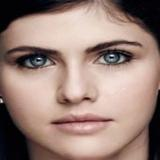
#> input picture dataset/Александра/Alexandra Daddario_1.jpg, 160 x 160 px
$ python stable_face_recognition.py
#> lines starting #> are read from the running program, lines starting #| are printed output that depends on the picture
import cv2
import os
import pickle
import numpy as np
from datetime import datetime
import pyttsx3
import threading

class StableFaceRecognition:
    def __init__(self, dataset_path='dataset'):
        self.dataset_path = dataset_path
        self.known_faces = []  # Список словарей с данными о лицах
        self.encodings_file = 'stable_encodings.pkl'

        # Инициализация голосового движка
        try:
            self.tts_engine = pyttsx3.init()
            self.tts_engine.setProperty('rate', 150)
            self.tts_engine.setProperty('volume', 0.9)
            self.voice_enabled = True
            print("Голосовой движок инициализирован")
        except Exception as e:
            print(f"Ошибка инициализации голоса: {e}")
            self.voice_enabled = False

        # Инициализация детектора лиц OpenCV
        self.face_cascade = cv2.CascadeClassifier(cv2.data.haarcascades + 'haarcascade_frontalface_default.xml')

        # Журнал доступа
        self.access_log_file = 'access_log.csv'
        self.init_access_log()

    def init_access_log(self):
        """Инициализация файла журнала доступа"""
        if not os.path.exists(self.access_log_file):
            with open(self.access_log_file, 'w', encoding='utf-8') as f:
                f.write('Дата,Время,Имя,Статус,Уверенность\n')

    def log_access(self, name, status, confidence):
        """Записывает событие в журнал доступа"""
        now = datetime.now()
        date_str = now.strftime('%Y-%m-%d')
        time_str = now.strftime('%H:%M:%S')

        with open(self.access_log_file, 'a', encoding='utf-8') as f:
            f.write(f'{date_str},{time_str},{name},{status},{confidence:.1f}%\n')

    def speak_sync(self, text):
        """Озвучивает текст синхронно (ждет завершения)"""
        if not self.voice_enabled:
            print(f"Озвучка отключена: {text}")
            return

        try:
            print(f"Озвучиваю: {text}")

            engine = pyttsx3.init()
            engine.setProperty('rate', 150)
            engine.setProperty('volume', 0.9)

            import platform
            if platform.system() == 'Darwin':  # macOS
                import subprocess
                try:
                    subprocess.run(['say', '-r', '180', text], check=True)
                    print("Озвучка завершена (системный TTS)")
                    return
                except Exception as e:
                    print(f"Ошибка системного TTS: {e}, пробую pyttsx3")

            voices = engine.getProperty('voices')
            if voices:
                engine.setProperty('voice', voices[0].id)
                print(f"Использую голос: {voices[0].name}")

            engine.say(text)
            engine.runAndWait()
            engine.stop()

            print("Озвучка завершена")
        except Exception as e:
            print(f"Ошибка озвучки: {e}")
            try:
                print("Пробую английскую версию...")
                english_text = text.replace("Здравствуйте", "Hello").replace("Ошибка", "Error").replace("Доступ", "Access")
                if platform.system() == 'Darwin':
                    import subprocess
                    subprocess.run(['say', english_text], check=True)
                else:
                    engine = pyttsx3.init()
                    engine.say(english_text)
                    engine.runAndWait()
                    engine.stop()
                print("Английская озвучка завершена")
            except Exception as e2:
                print(f"Ошибка английской озвучки: {e2}")

    def speak(self, text):
        """Озвучивает текст в отдельном потоке"""
        if not self.voice_enabled:
            print(f"Озвучка отключена: {text}")
            return

        def speak_thread():
            try:
                print(f"Озвучиваю: {text}")

                # Создаем новый экземпляр движка для каждой озвучки
                engine = pyttsx3.init()
                engine.setProperty('rate', 150)
                engine.setProperty('volume', 0.9)

                # На macOS пробуем использовать системный TTS через say
                import platform
                if platform.system() == 'Darwin':  # macOS
                    import subprocess
                    try:
                        # Используем системную команду say для macOS
                        subprocess.run(['say', '-r', '180', text], check=True)
                        print("Озвучка завершена (системный TTS)")
                        return
                    except Exception as e:
                        print(f"Ошибка системного TTS: {e}, пробую pyttsx3")

                # Если системный TTS не сработал или не macOS, используем pyttsx3
                voices = engine.getProperty('voices')
                if voices:
                    # Выбираем первый доступный голос
                    engine.setProperty('voice', voices[0].id)
                    print(f"Использую голос: {voices[0].name}")

                engine.say(text)
                engine.runAndWait()
                engine.stop()

                print("Озвучка завершена")
            except Exception as e:
                print(f"Ошибка озвучки: {e}")

        thread = threading.Thread(target=speak_thread)
        thread.daemon = True
        thread.start()

        # Небольшая задержка для синхронизации
        import time
        time.sleep(0.1)

    def extract_face_features(self, face_roi):
        """Извлекает признаки лица для сравнения"""
        # Нормализуем размер
        face_roi = cv2.resize(face_roi, (100, 100))

        # Применяем гауссово размытие для сглаживания
        face_roi = cv2.GaussianBlur(face_roi, (5, 5), 0)

        # Вычисляем гистограмму
        hist = cv2.calcHist([face_roi], [0], None, [256], [0, 256])

        # Нормализуем гистограмму
        cv2.normalize(hist, hist)

        return hist.flatten()

    def load_faces_from_dataset(self):
        """Загружает лица из датасета"""
        print("Обновление: Загрузка лиц из датасета...")

        if not os.path.exists(self.dataset_path):
            print(f"Ошибка: Папка {self.dataset_path} не найдена!")
            return False

        self.known_faces = []

        for person_name in os.listdir(self.dataset_path):
            person_path = os.path.join(self.dataset_path, person_name)

            if not os.path.isdir(person_path):
                continue

            print(f"Обработка: Обрабатываю фотографии {person_name}...")
            person_faces = []

            for image_file in os.listdir(person_path):
                if image_file.lower().endswith(('.jpg', '.jpeg', '.png')):
                    image_path = os.path.join(person_path, image_file)

                    try:
                        img = cv2.imread(image_path)
#> img is the input picture: shape (160, 160, 3); mean B, G, R 120.5, 129.5, 154.2
                        if img is None:
                            print(f"  Ошибка: {image_file} - не удалось загрузить")
                            continue

                        gray = cv2.cvtColor(img, cv2.COLOR_BGR2GRAY)
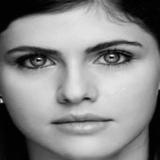
#> gray: shape (160, 160); min 0, max 238, mean 135.8
                        faces = self.face_cascade.detectMultiScale(gray, 1.1, 5, minSize=(50, 50))
#> faces = [[9, 10, 134, 134]]

                        if len(faces) > 0:
                            # Берем самое большое лицо
                            x, y, w, h = max(faces, key=lambda face: face[2] * face[3])
#> x = 9; y = 10; w = 134; h = 134
                            face_roi = gray[y:y+h, x:x+w]
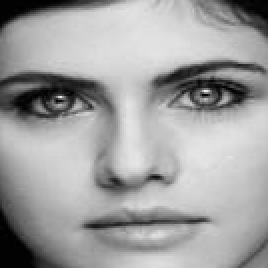
#> face_roi: shape (134, 134) (shown 2 times larger); min 0, max 238, mean 160.1

                            # Извлекаем признаки
                            features = self.extract_face_features(face_roi)
#> in extract_face_features, `face_roi = cv2.resize(face_roi, (100, 100))`:
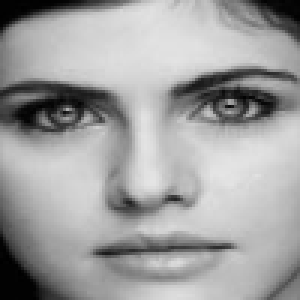
#> face_roi: shape (100, 100) (shown 3 times larger); min 0, max 229, mean 159.9
#> in extract_face_features, `face_roi = cv2.GaussianBlur(face_roi, (5, 5), 0)`:
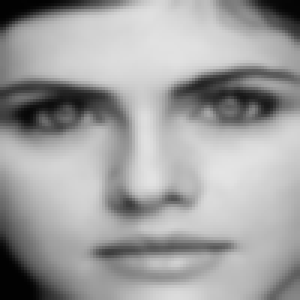
#> face_roi: shape (100, 100) (shown 3 times larger); min 2, max 228, mean 160
#> in extract_face_features, `hist = cv2.calcHist([face_roi], [0], None, [256], [0, 256])`: hist = 256 values, max 160 at index 211, min 0 at index 0, mean 39.06
#> features = 256 values, max 0.185 at index 211, min 0 at index 0, mean 0.0451
#> the answer given: 1
#> the answer given: dataset/Александра/Alexandra Daddario_4.jpg

                            person_faces.append({
                                'features': features,
                                'image_file': image_file
                            })

                            print(f"  Успешно: {image_file}")
                        else:
                            print(f"  Ошибка: {image_file} - лицо не найдено")

                    except Exception as e:
                        print(f"  ⚠️ {image_file} - ошибка: {e}")

            if person_faces:
                self.known_faces.append({
                    'name': person_name,
                    'faces': person_faces
                })
                print(f"Пользователь: {person_name}: {len(person_faces)} лиц добавлено")

        total_faces = sum(len(person['faces']) for person in self.known_faces)
        print(f"Готово: Загружено {total_faces} лиц для {len(self.known_faces)} человек")
        return len(self.known_faces) > 0

    def save_encodings(self):
        """Сохраняет данные о лицах в файл"""
        with open(self.encodings_file, 'wb') as f:
            pickle.dump(self.known_faces, f)
        print(f"Сохранение: Данные сохранены в {self.encodings_file}")

    def load_encodings(self):
        """Загружает данные о лицах из файла"""
        if os.path.exists(self.encodings_file):
            with open(self.encodings_file, 'rb') as f:
                self.known_faces = pickle.load(f)

            total_faces = sum(len(person['faces']) for person in self.known_faces)
            print(f"Загрузка: Загружено {total_faces} лиц для {len(self.known_faces)} человек")
            return True
        return False

    def recognize_face(self, face_roi):
        """Распознает лицо по извлеченным признакам"""
        if not self.known_faces:
            return "Неизвестный", 0

        # Извлекаем признаки тестового лица
        test_features = self.extract_face_features(face_roi)

        best_match = "Неизвестный"
        best_confidence = 0

        # Сравниваем с каждым известным человеком
        for person in self.known_faces:
            person_name = person['name']
            person_confidences = []

            # Сравниваем со всеми лицами этого человека
            for face_data in person['faces']:
                known_features = face_data['features']

                # Вычисляем корреляцию между гистограммами
                correlation = cv2.compareHist(test_features.astype(np.float32),
                                            known_features.astype(np.float32),
                                            cv2.HISTCMP_CORREL)
                person_confidences.append(correlation)

            # Берем максимальную уверенность для этого человека
            if person_confidences:
                max_confidence = max(person_confidences)

                if max_confidence > best_confidence and max_confidence > 0.4:  # Порог
                    best_confidence = max_confidence
                    best_match = person_name

        return best_match, best_confidence * 100

    # [81 lines left out: function start_camera_recognition, not called in this run]

    def recognize_from_image(self, image_path):
        """Распознает лицо на изображении"""
        if not os.path.exists(image_path):
            print(f"Ошибка: Файл {image_path} не найден!")
            return None

        frame = cv2.imread(image_path)
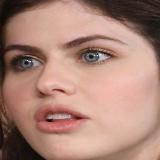
#> input picture dataset/Александра/Alexandra Daddario_4.jpg, 160 x 160 px
#> frame is the input picture: shape (160, 160, 3); mean B, G, R 119, 131.9, 170.6
        if frame is None:
            print(f"Ошибка: Не удалось загрузить изображение {image_path}")
            return None

        gray = cv2.cvtColor(frame, cv2.COLOR_BGR2GRAY)
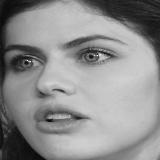
#> gray: shape (160, 160); min 4, max 251, mean 142
        faces = self.face_cascade.detectMultiScale(gray, 1.1, 5, minSize=(50, 50))
#> faces = ()

        if len(faces) == 0:
            print("Ошибка: Ошибка: лицо не распознано. Доступ запрещён.")
            print("   Причина: лица не найдены на изображении")
            self.speak_sync("Ошибка: лицо не распознано. Доступ запрещён.")
#> pass 3 of the loop in main, `while True:`:
#> the answer given: 1
#> the answer given: dataset/Александра/Alexandra Daddario_2.jpg
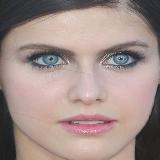
#> input picture dataset/Александра/Alexandra Daddario_2.jpg, 160 x 160 px
#> in recognize_from_image, frame is the input picture: shape (160, 160, 3); mean B, G, R 138.1, 143.1, 162.9
#> in recognize_from_image (call 3), `gray = cv2.cvtColor(frame, cv2.COLOR_BGR2GRAY)`:
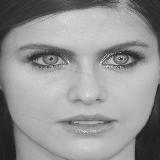
#> gray: shape (160, 160); min 25, max 227, mean 148.5
#> in recognize_from_image (call 3), `faces = self.face_cascade.detectMultiScale(gray, 1.1, 5, minSize=(50, ..`: faces = [[16, 13, 139, 139]]
#> the loop in recognize_from_image (call 3), `for (x, y, w, h) in faces:` made 1 pass
#> (x, y, w, h, name, confidence) on pass 1: (16, 13, 139, 139, 'Александра', 100)
#> (printed output is left out)
#> pass 1, in extract_face_features (call 5), `face_roi = cv2.resize(face_roi, (100, 100))`:
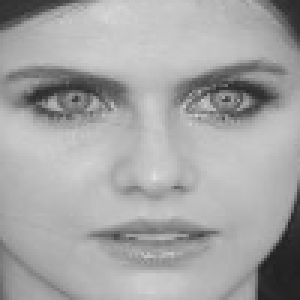
#> face_roi: shape (100, 100) (shown 3 times larger); min 32, max 225, mean 164.8
#> the loop made 4 passes; the first 3 are shown
            return None

        results = []
        for (x, y, w, h) in faces:
            face_roi = gray[y:y+h, x:x+w]
            name, confidence = self.recognize_face(face_roi)

            results.append({
                'name': name,
                'confidence': confidence,
                'location': (x, y, w, h)
            })

            if name != "Неизвестный" and confidence > 40:
                # Текстовое сообщение
                print(f"Успешно: Добро пожаловать, {name}! Доступ разрешён.")
                print(f"   Уровень уверенности: {confidence:.1f}%")

                # Озвучивание (пробуем и русский и английский)
                try:
                    self.speak_sync(f"Здравствуйте, {name}!")
                except:
                    self.speak_sync(f"Hello, {name}!")

                # Логирование
                self.log_access(name, "распознан на фото", confidence)
            else:
                # Текстовое сообщение
                print(f"Ошибка: Ошибка: лицо не распознано. Доступ запрещён.")
                if confidence > 0:
                    print(f"   Уровень уверенности: {confidence:.1f}%")

                # Озвучивание (пробуем и русский и английский)
                try:
                    self.speak_sync("Ошибка: лицо не распознано. Доступ запрещён.")
                except:
                    self.speak_sync("Error: face not recognized. Access denied.")

                # Логирование
                self.log_access("Неизвестный", "доступ запрещён на фото", confidence)

        return results

def main():
    """Главная функция"""
    print("=== СТАБИЛЬНАЯ СИСТЕМА РАСПОЗНАВАНИЯ ЛИЦ ===")

    fr = StableFaceRecognition()

    # Пытаемся загрузить сохраненные данные
    if not fr.load_encodings():
        print("Данные: Данные не найдены. Создаем новые...")
        if fr.load_faces_from_dataset():
            fr.save_encodings()
        else:
            print("Ошибка: Не удалось загрузить датасет!")
            print("Подсказка: Добавьте фотографии в папку dataset/")
            return

    if fr.voice_enabled:
        fr.speak("Добро пожаловать в систему распознавания лиц")

    while True:
        print("\nМеню: Выберите действие:")
        print("1. Обработка: Распознать лицо на фотографии")
        print("2. Камера: Запустить распознавание с камеры")
        print("3. Обновление: Обновить датасет")
        print("4. Журнал: Показать журнал доступа")
        print("5. Тест озвучки")
        print("6. Ошибка: Выход")

#> (the run stopped early here; a loop or call above may not have finished)
